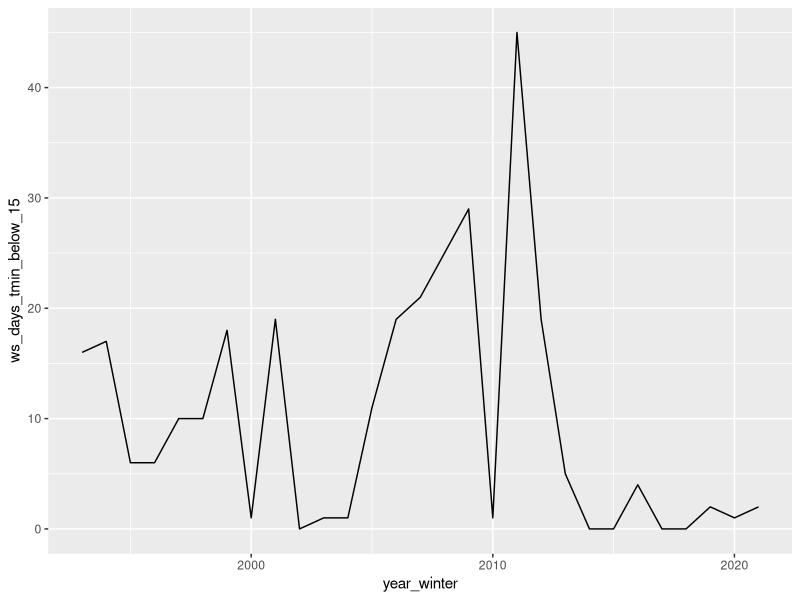
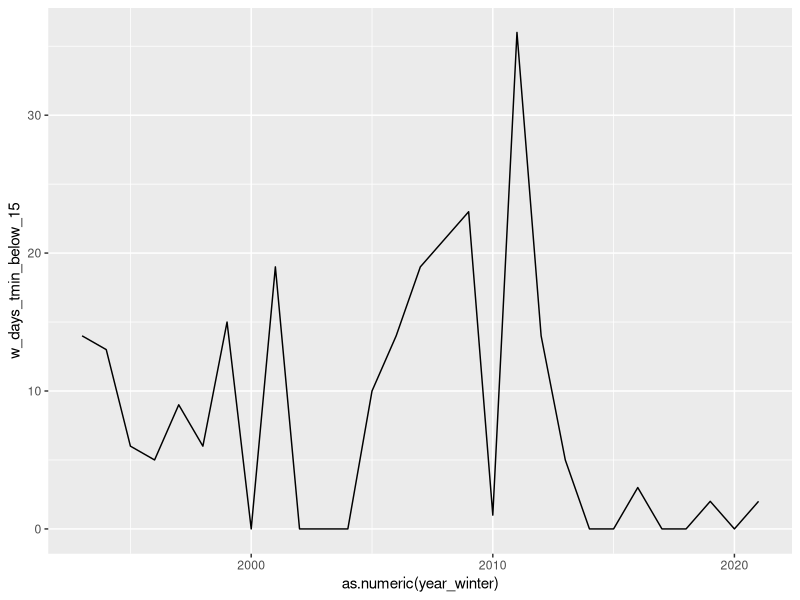
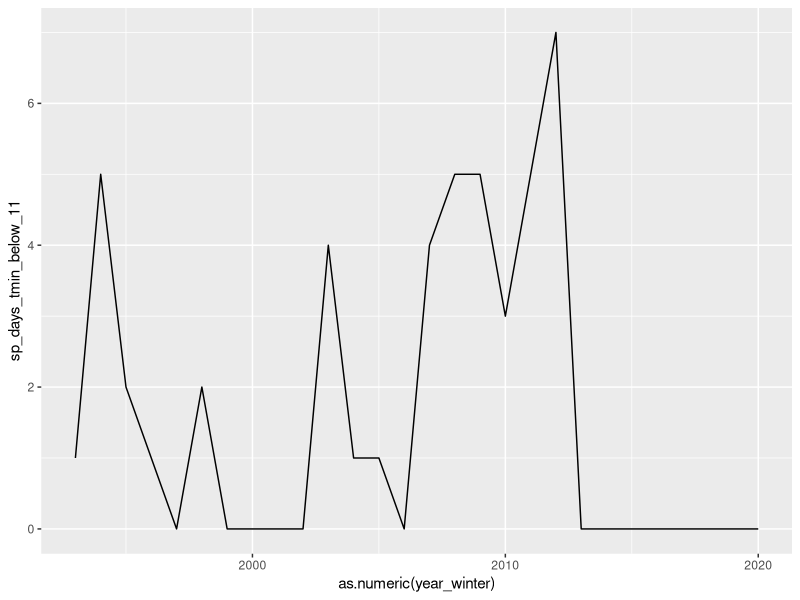
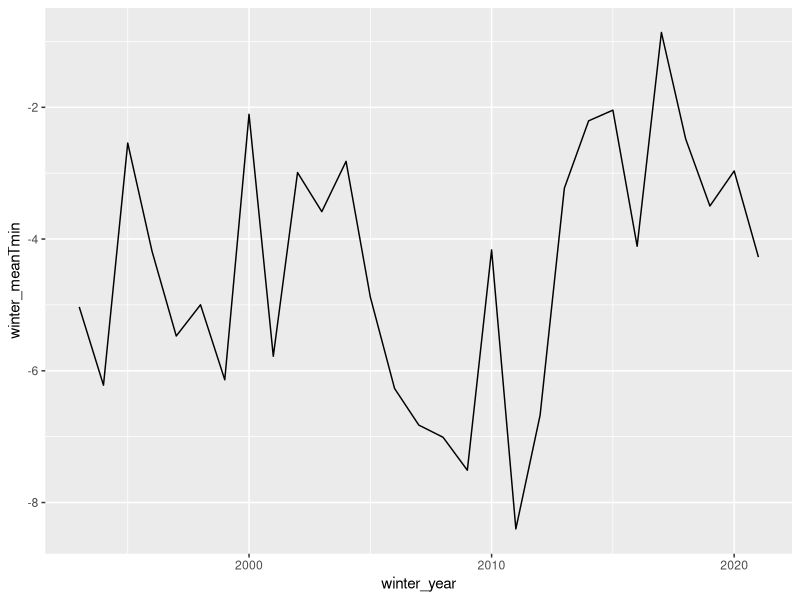
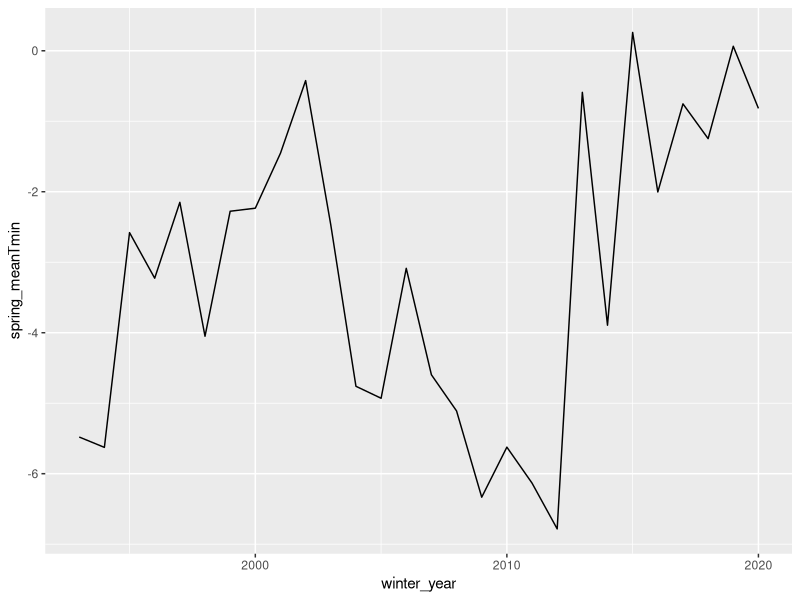
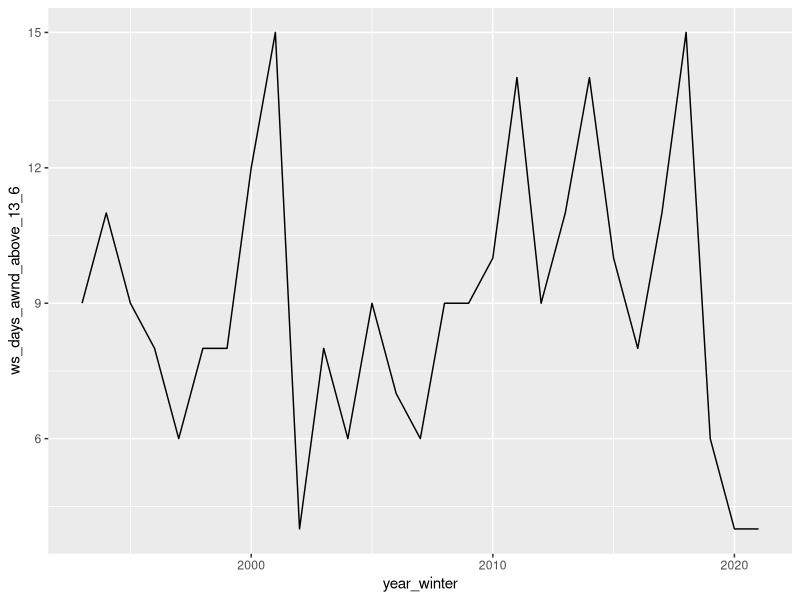
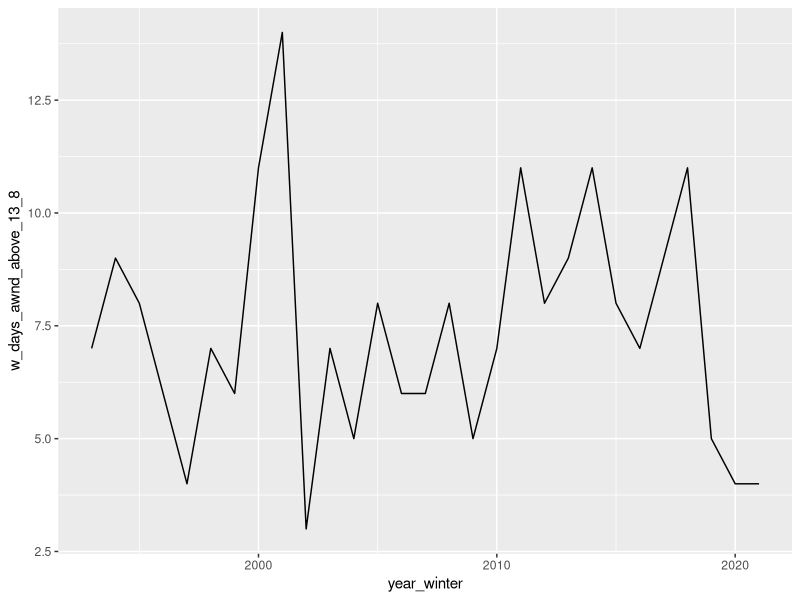
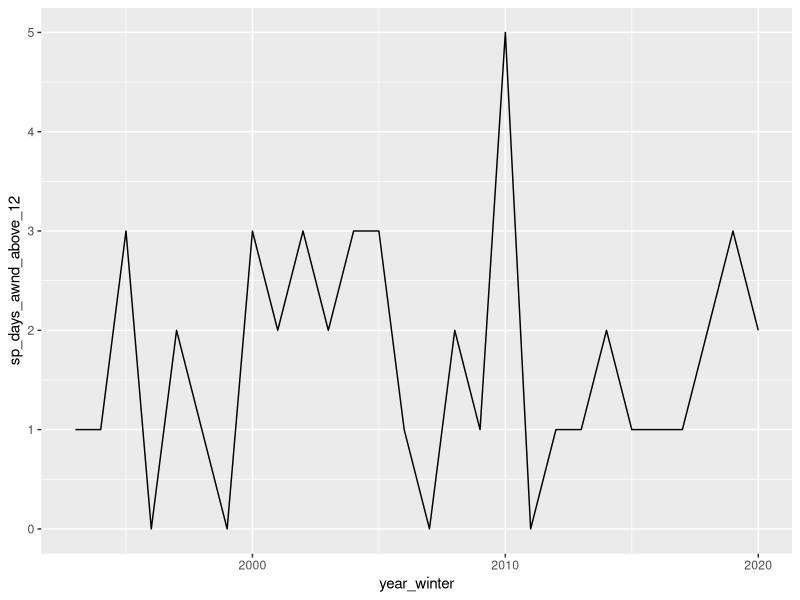

R code for these plots, in order: (Note: this script raises an error after producing the figures.)
# /code/02_preprocess_data/wx_st_paul/summarize_daily_st_paul_wx_[version date].R

# data source for St. Paul airport daily weather:
# https://www.ncdc.noaa.gov/cdo-web/search?datasetid=GHCND

# RStudio base dir "spei_abund_cross-seasonal"

# This code summarizes daily weather variables from the St. Paul Island, AK airport as per Petersen & Douglas (2004)
# 1. Data wrangling
# 2. Count number of "Extreme temp" days in Winter-spring: Nov-Apr
# 3. Count number of extreme temp days in winter: Nov-Mar
# 4. Count number of extreme temp days in spring: Apr
# 5. Calculate "Winter temp": mean daily min temp Nov to Mar
# 6. Calculate "Spring temp": mean min daily temp in April
# 7. Count number of "Extreme wind" days
# 8. Calculate "Winter winds": mean average daily wind speed Dec to Mar
# 9. Calculate "Spring winds": mean average wind speed in Apr
# 10. Compile St. Paul weather variables
# 11. Save data frame as csv "wx_st_paul_1993_2020.csv"

# got packages
library(tidyverse)

# load data
wx<-read.csv("weather_st_paul/data/wx_stpaul_19871201_20220301.csv", header=TRUE)
summary(wx)

# 1. Data wrangling ####
# format date
wx$DATE<-as.POSIXct(wx$DATE, format="%Y-%m-%d")
# numeric calendar year
wx$calYR<-as.numeric(format(as.Date(wx$DATE, format="%Y-%m-%d"), "%Y"))
# numeric month
wx$month<-as.numeric(format(as.Date(wx$DATE, format="%Y-%m-%d"), "%m")) 
# create winter_year variable: year of Nov in period Nov-Apr
wx$winter_year<-ifelse(wx$month>10, wx$calYR, wx$calYR-1) 
# reduce data set to only winter-spring months (Nov through April)
ws_wx<-wx %>% filter(!month %in% (5:10))
table (ws_wx$month)
# Subset years relevant to SPEI data: first breeding year is 1994, therefore first winter_year is 1993
ws_wx<-subset(ws_wx, winter_year>1992)
table(ws_wx$winter_year)

# 2. Count number of "Extreme temp" days winter-spring ####
# "Extreme temp" days = days colder than 5th percentile of min daily temp for the time series winter_year 1993-2019 for each winter (Nov-April)
# NB Petersen and Douglas (2004) used the period Dec-April, here I use Nov-April to stay consistent with sea ice variables

# Determine the 5th percentile value for daily min temperature
# Petersen and Douglas state the 5th percentile of data for the period 1950-2002 was -13C, update that percentile value with the longer time series of data
ws_pct5th_tmin<-quantile(ws_wx$TMIN, 0.05, na.rm=T) # outputs 5th percentile TMIN of all winter months 1993-2019 

# Create indicator for days with TMIN below 5th percentile 
ws_wx$extreme_temp<-ifelse(ws_wx$TMIN <= ws_pct5th_tmin & !is.na(ws_wx$TMIN),1,0) # NOTE NA days are removed here

# Count number of extreme low temp days Nov-Apr per winter_year
ws_extreme_temp<-aggregate(ws_wx$extreme_temp, by=list(as.character(ws_wx$winter_year)), 
                           FUN=sum)
# Rename columns
colnames(ws_extreme_temp)<-c("year_winter","ws_days_tmin_below_15")
# Make year_winter numeric
ws_extreme_temp$year_winter<-as.numeric(ws_extreme_temp$year_winter)
# Plot
p.ws_xtemp<-ggplot(ws_extreme_temp)+
  geom_line(aes(year_winter, ws_days_tmin_below_15)) 
p.ws_xtemp

# 3. Count number of extreme low temp days during winter, Nov-March
# Limit months to Nov-March
w_wx<-subset(ws_wx, month!=4)
table(w_wx$month)
# Calc 5th percentile TMIN for winter  months (Nov-Mar)
w_pct5th_tmin<-quantile(w_wx$TMIN, 0.05, na.rm=T) # outputs 5th percentile TMIN of all winter months 1993-2021 
# Create indicator variable for winter extreme low temp days
w_wx$extreme_temp<-ifelse(w_wx$TMIN <= w_pct5th_tmin & !is.na(w_wx$TMIN),1,0) # NOTE NA days are removed here
# Count extreme temp days by year
w_extreme_temp<-aggregate(w_wx$extreme_temp, by=list(as.character(w_wx$winter_year)), 
                          FUN=sum)
# Rename columns
colnames(w_extreme_temp)<-c("year_winter","w_days_tmin_below_15")
# Plot
p.w_xtemp<-ggplot(w_extreme_temp, aes(x=as.numeric(year_winter), y=w_days_tmin_below_15))+
  geom_line() 
p.w_xtemp

# 4. Count number of extreme low temp days April ####
sp_wx<-subset(ws_wx, month==4)
# Calc 5th percentile TMIN for winter  months (Apr)
sp_pct5th_tmin<-quantile(sp_wx$TMIN, 0.05, na.rm=T) # outputs 5th percentile TMIN of all winter months 1993-2021 
# Create indicator variable for winter extreme low temp days
sp_wx$extreme_temp<-ifelse(sp_wx$TMIN <= sp_pct5th_tmin & !is.na(sp_wx$TMIN),1,0) # NOTE NA days are removed here
# Count extreme temp days by year
sp_extreme_temp<-aggregate(sp_wx$extreme_temp, by=list(as.character(sp_wx$winter_year)), 
                           FUN=sum)
# Rename columns
colnames(sp_extreme_temp)<-c("year_winter","sp_days_tmin_below_11")
# Plot
sp.ws_xtemp<-ggplot(sp_extreme_temp)+
  geom_line(aes(as.numeric(year_winter), sp_days_tmin_below_11)) 
sp.ws_xtemp

# 5. Calculate "Winter temp": mean daily min temp Nov to Mar ####
# Note Petersen & Douglas (2004) use the period Dec-Mar, here I use Nov-Mar to stay consistent with sea ice data
# Remove April data
winterT<-subset(ws_wx, month != 4) 
table (winterT$month)

# Calculate mean TMIN for Nov-Mar in each year_winter
winter_temp<-aggregate(winterT$TMIN, by=list(as.character(winterT$winter_year)), FUN=mean, na.rm=TRUE)
colnames(winter_temp)<-c("winter_year", "winter_meanTmin")
winter_temp$winter_year<-as.numeric(winter_temp$winter_year)

# Plot it
p.winterT<-ggplot(winter_temp, aes(winter_year, winter_meanTmin))+
  geom_line()
p.winterT

# 6. Calculate "Spring temp": mean min daily temp in April ####
# Subset April data
springT<-subset(ws_wx, month==4)
table(springT$month)
# Calculate mean daily min temp in April for each winter_year
spring_temp<-aggregate(springT$TMIN, by=list(as.character(springT$winter_year)), FUN=mean, na.rm=TRUE)
colnames(spring_temp)<-c("winter_year", "spring_meanTmin")
spring_temp$winter_year<-as.numeric(spring_temp$winter_year)
# Plot it
p.springT<-ggplot(spring_temp, aes(winter_year, spring_meanTmin))+
  geom_line()
p.springT

# 7. Count number of "Extreme wind" days ####
# Determine the 95th percentile value for daily max wind speed
# Petersen and Douglas (2004) specify the 95% pctl AWND for period 1950-2002 as >= 15.0 m/sec
# Update that value to the period relevant to spec eider nest data: winter years 1993 to present
ws_pct95th_wind<-quantile(ws_wx$AWND, 0.95, na.rm=T) # outputs 5th percentile  

# Create indicator for days with AWND above 95th percentile 
ws_wx$extreme_wind<-ifelse(ws_wx$AWND >= ws_pct95th_wind & !is.na(ws_wx$AWND),1,0) # NOTE NA days are removed here

# Count number of extreme high wind days per winter_year
ws_extreme_wind<-aggregate(ws_wx$extreme_wind, by=list(as.character(ws_wx$winter_year)), 
                           FUN=sum)
# Rename columns
colnames(ws_extreme_wind)<-c("year_winter","ws_days_awnd_above_13_6")
# Make year_winter numeric
ws_extreme_wind$year_winter<-as.numeric(ws_extreme_temp$year_winter)
# Plot it
p.ws_xwind<-ggplot(ws_extreme_wind)+
  geom_line(aes(year_winter, ws_days_awnd_above_13_6)) 
p.ws_xwind


# 8. Count number of "Extreme wind" days winter, Nov-Mar ####
w_pct95th_wind<-quantile(w_wx$AWND, 0.95, na.rm=T) # outputs 5th percentile  

# Create indicator for days with AWND above 95th percentile 
w_wx$extreme_wind<-ifelse(w_wx$AWND >= w_pct95th_wind & !is.na(w_wx$AWND),1,0) # NOTE NA days are removed here

# Count number of extreme high wind days per winter_year
w_extreme_wind<-aggregate(w_wx$extreme_wind, by=list(as.character(w_wx$winter_year)), 
                          FUN=sum)
# Rename columns
colnames(w_extreme_wind)<-c("year_winter","w_days_awnd_above_13_8")
# Make year_winter numeric
w_extreme_wind$year_winter<-as.numeric(w_extreme_wind$year_winter)
# Plot it
p.w_xwind<-ggplot(w_extreme_wind)+
  geom_line(aes(year_winter, w_days_awnd_above_13_8)) 
p.w_xwind

# 9. Count number of "Extreme wind" days spring, April ####
sp_pct95th_wind<-quantile(sp_wx$AWND, 0.95, na.rm=T) # outputs 5th percentile  

# Create indicator for days with AWND above 95th percentile 
sp_wx$extreme_wind<-ifelse(sp_wx$AWND >= sp_pct95th_wind & !is.na(sp_wx$AWND),1,0) # NOTE NA days are removed here

# Count number of extreme high wind days per winter_year
sp_extreme_wind<-aggregate(sp_wx$extreme_wind, by=list(as.character(sp_wx$winter_year)), 
                           FUN=sum)
# Rename columns
colnames(sp_extreme_wind)<-c("year_winter","sp_days_awnd_above_12")
# Make year_winter numeric
sp_extreme_wind$year_winter<-as.numeric(sp_extreme_wind$year_winter)
# Plot it
p.sp_xwind<-ggplot(sp_extreme_wind)+
  geom_line(aes(year_winter, sp_days_awnd_above_12)) 
p.sp_xwind

# 10. Calculate "Winter winds": mean average daily wind speed Dec to Mar ####
winter_wind<-aggregate(winterT$AWND, by=list(as.character(winterT$winter_year)), 
                       FUN=mean, na.rm=TRUE)
colnames(winter_wind)<-c("winter_year", "winter_meanWind")
winter_wind$winter_year<-as.numeric(winter_wind$winter_year)
p.winterwind<-ggplot(winter_wind, aes(winter_year, winter_meanWind))+
  geom_line()
p.winterwind

# 11. Calculate "Spring winds": mean average wind speed in Apr ####
spring_wind<-aggregate(springT$AWND, by=list(as.character(springT$winter_year)), FUN=mean, na.rm=TRUE)
colnames(spring_wind)<-c("winter_year", "spring_meanWind")
spring_wind$winter_year<-as.numeric(spring_wind$winter_year)

# Plot it
p.springwind<-ggplot(spring_wind, aes(winter_year, spring_meanWind))+
  geom_line()
p.springwind

# 12. Compile St. Paul weather variables
wx_st_paul_1993_2020<-merge(ws_extreme_temp,
                            w_extreme_temp[2],
                            sp_extreme_temp[2],
                            winter_temp[2],
                            spring_temp[2],
                            ws_extreme_wind[2],
                            w_extreme_wind[2],
                            sp_extreme_wind[2],
                            winter_wind[2],
                            spring_wind[2])


# 13. Save data frame as csv
write.csv(wx_st_paul_1993_2019, "weather_st_paul/output/wx_st_paul_1993_2019.csv")
